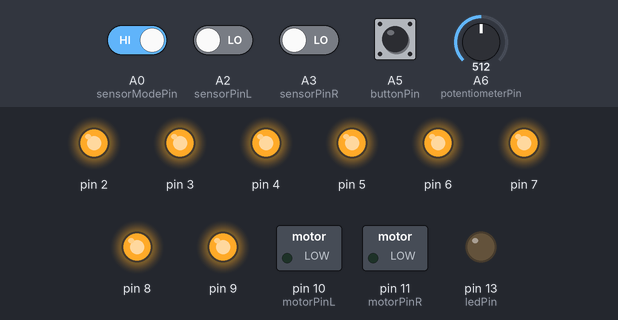
Simulated run of this sketch. Board: Arduino Nano, built with avr-gcc and run on an emulated ATmega328P. Shown: switched loads named in the sketch (green lamp = pin HIGH), output pins drawn as LEDs (lit = HIGH). Dashed ring = blinking. The test bench sets the inputs (shaded band); at power-on: A0 (sensorModePin), A5 (buttonPin) HIGH, A2 (sensorPinL), A3 (sensorPinR) LOW, A6 (potentiometerPin) = 512.

Above: at 1.2 s.
1.3 s: A5 (buttonPin) pulled LOW for 0.15 s
At 1.99 s:
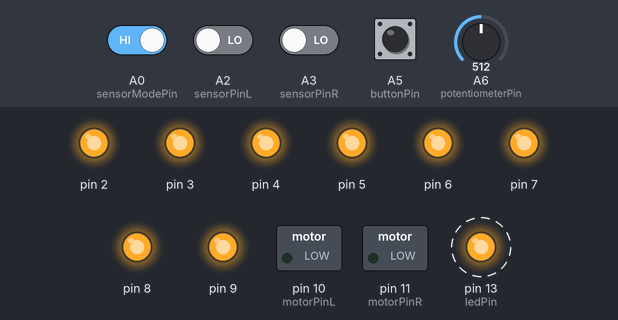
4.3 s: A6 (potentiometerPin) set to 1023
At 7.1 s:
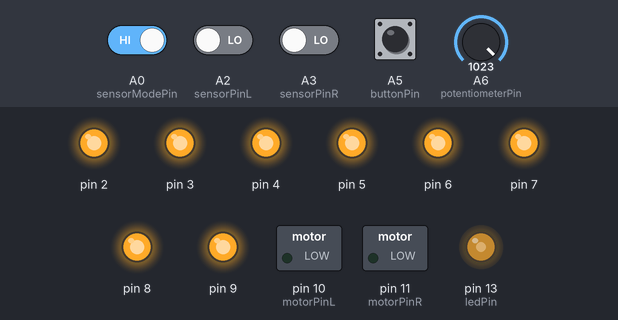
7.3 s: A6 (potentiometerPin) set to 979
10.3 s: A6 (potentiometerPin) set to 955
13.3 s: A0 (sensorModePin) driven LOW
At 13.59 s:
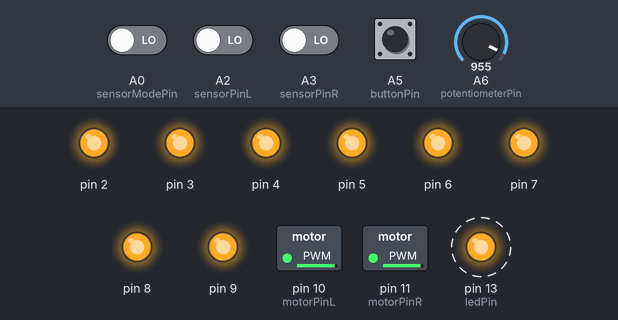
16.3 s: A2 (sensorPinL) driven HIGH
At 16.66 s:
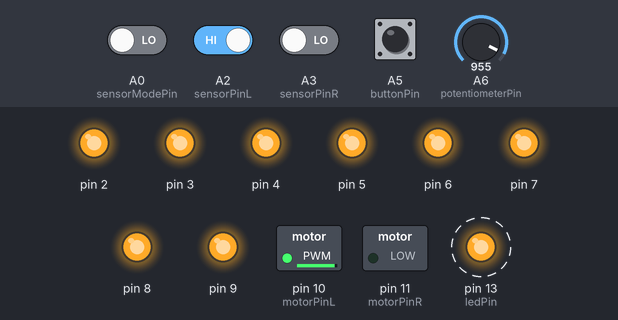
Timing chart, 0 to 20.3 s (numbered marks = the images above; inputs shaded):
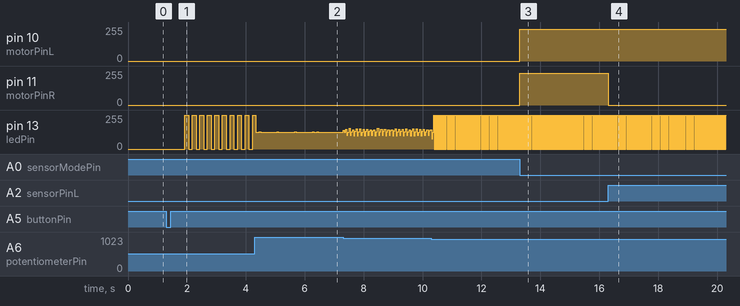

Measured:
- after the input at 1.3 s, pin 13 (ledPin): alternates 255/255 for 0.13 s and 0/255 for 0.13 s, starting after 0.63 s
- after the input at 13.3 s, pin 10 (motorPinL), pin 11 (motorPinR): 0/255 → 238/255 at once
- after the input at 16.3 s, pin 11 (motorPinR): 238/255 → 0/255 at once

The sketch:

software.ino
```cpp
int buttonPin = A5;
int buttonValue = 1;

int potentiometerPin = A6;
int potentiometerValue = 0;

int sensorPinL = A2;
int sensorPinR = A3;
int sensorValueL = 0;
int sensorValueR = 0;
int sensorModePin = A0;
bool sensorModeWhiteOnBlack = true;

int motorPinL = 10;
int motorPinR = 11;

int ledPin = 13;
bool ledPinState = 0;
unsigned long ledLastBlinkTime = 0;

bool doRun = false;
int speed = 0;

void setup() {
  for (int i = 2; i <= 9; i++) {
    pinMode(i, OUTPUT);
    digitalWrite(i, HIGH);
  }

  pinMode(ledPin, OUTPUT);
  digitalWrite(ledPin, LOW);

  pinMode(buttonPin, INPUT);
  digitalWrite(buttonPin, HIGH);

  pinMode(potentiometerPin, INPUT);

  pinMode(sensorPinL, INPUT);
  pinMode(sensorPinR, INPUT);

  pinMode(sensorModePin, INPUT);
  digitalWrite(sensorModePin, HIGH);

  pinMode(motorPinL, OUTPUT);
  pinMode(motorPinR, OUTPUT);
}

void loop() {
  potentiometerValue = analogRead(potentiometerPin);
  speed = potentiometerValue / 4;

  sensorModeWhiteOnBlack = digitalRead(sensorModePin);

  buttonValue = digitalRead(buttonPin);
  if (buttonValue == 0 ) {
    if (doRun) {
      doRun = false;
      stop();
      digitalWrite(ledPin, LOW);
      delay(500);
    } else {
      doRun = true;
      delay(500);
      forward();
    }
  }

  if (!doRun) {
    return;
  }

  blinkLed(speed);

  sensorValueL = digitalRead(sensorPinL);
  sensorValueR = digitalRead(sensorPinR);

  if (sensorModeWhiteOnBlack) {
    if (sensorValueL == 0 && sensorValueR == 1) {
      turnRight();
    }
    if (sensorValueL == 1 && sensorValueR == 0) {
      turnLeft();
    }
    if (sensorValueL == 1 && sensorValueR == 1) {
      forward();
    }
    if (sensorValueL == 0 && sensorValueR == 0) {
      stop();
    }
  } else {
    if (sensorValueL == 1 && sensorValueR == 0) {
      turnRight();
    }
    if (sensorValueL == 0 && sensorValueR == 1) {
      turnLeft();
    }
    if (sensorValueL == 0 && sensorValueR == 0) {
      forward();
    }
    if (sensorValueL == 1 && sensorValueR == 1) {
      stop();
    }
  }
}

void turnLeft() {
  analogWrite(motorPinL, 0);
  analogWrite(motorPinR, speed);
}

void turnRight() {
  analogWrite(motorPinL, speed);
  analogWrite(motorPinR, 0);
}

void forward() {
  analogWrite(motorPinL, speed);
  analogWrite(motorPinR, speed);
}

void stop() {
  analogWrite(motorPinL, 0);
  analogWrite(motorPinR, 0);
}

void blinkLed(int speed) {
  int differenceToCheck = abs(speed - 255);
  if (millis() - ledLastBlinkTime > differenceToCheck) {
    digitalWrite(ledPin, ledPinState);
    ledPinState = !ledPinState;
    ledLastBlinkTime = millis();
  }
}
```
